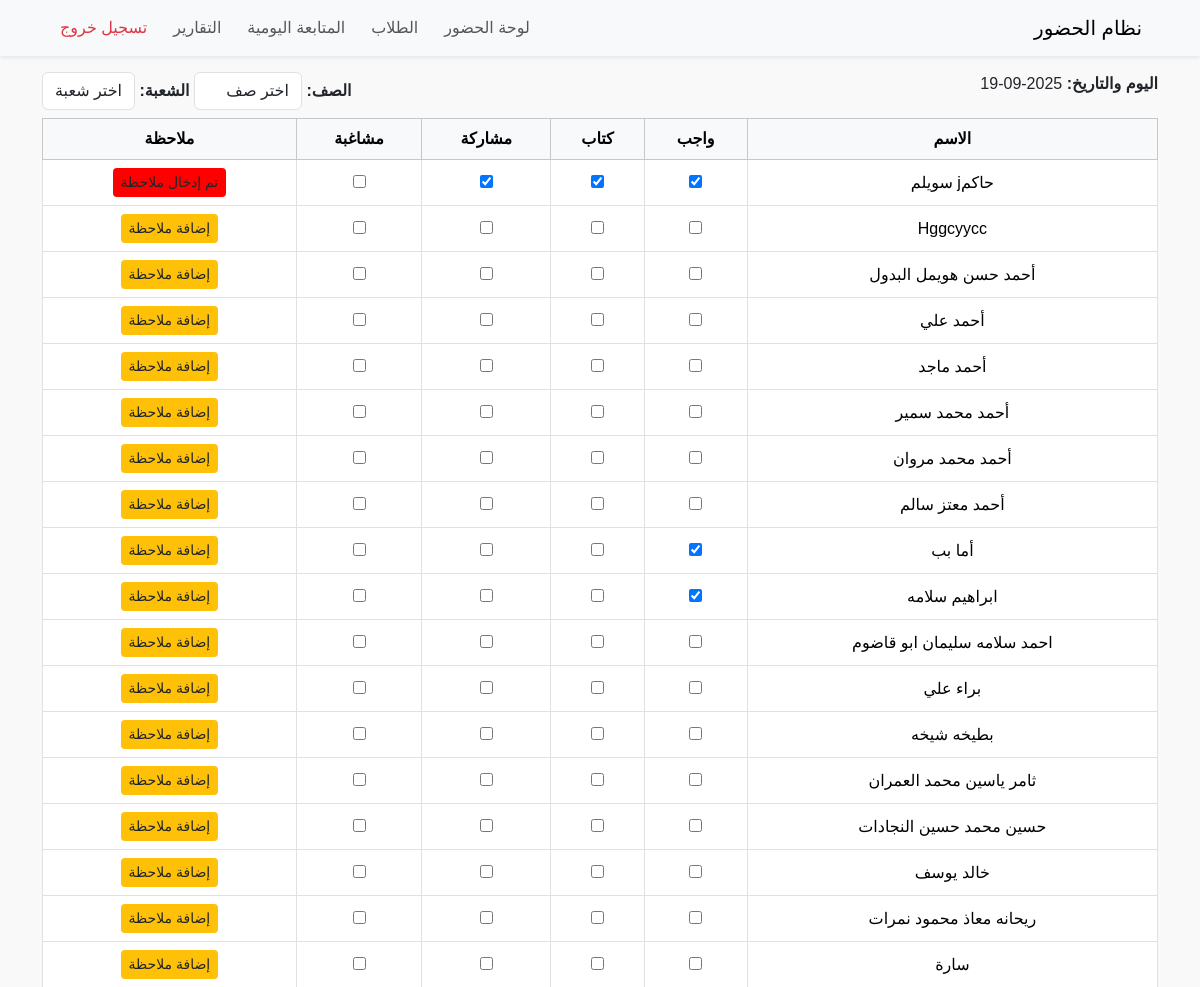
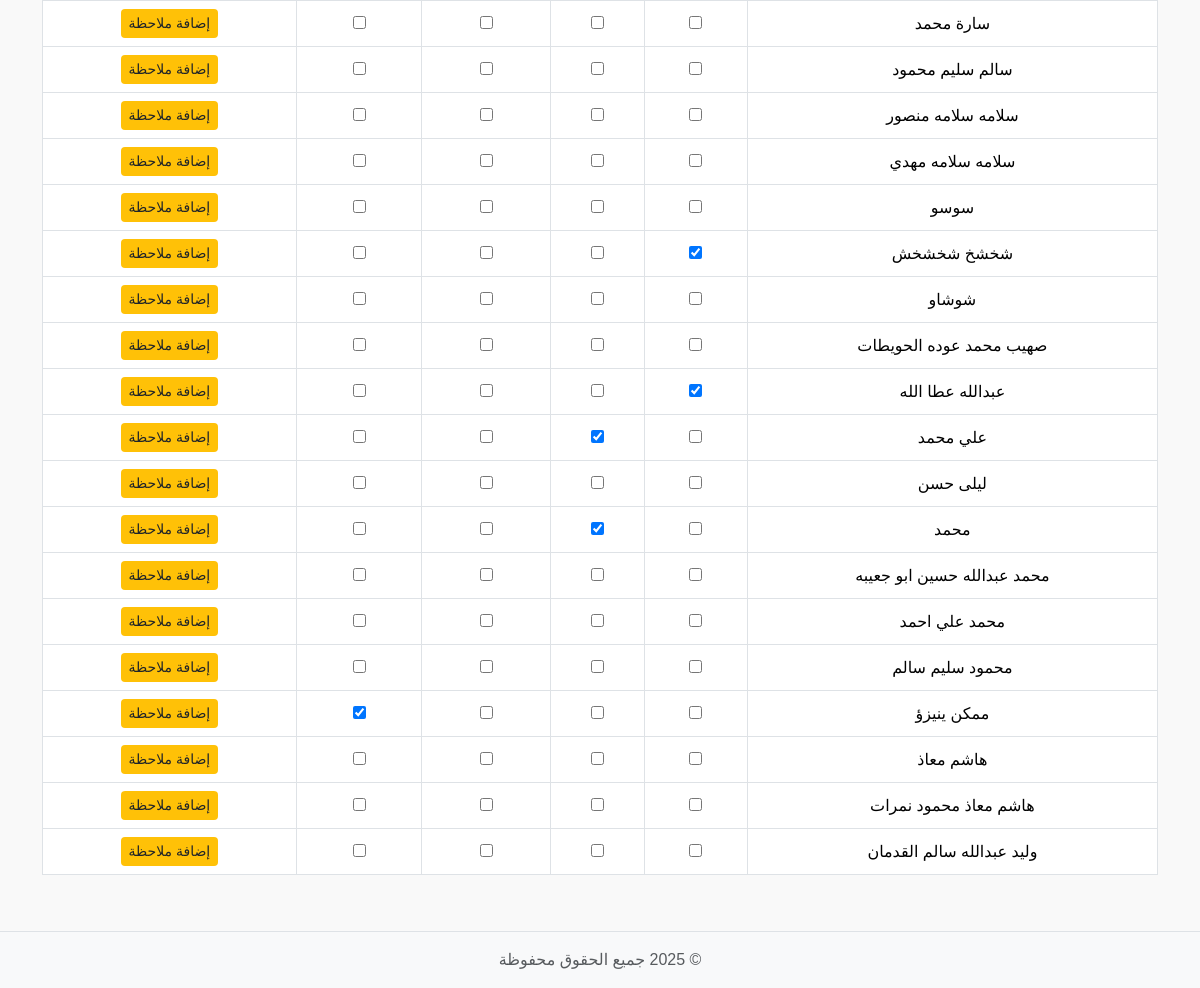
Before: /tracking with the older database file (2 pictures, top to bottom).
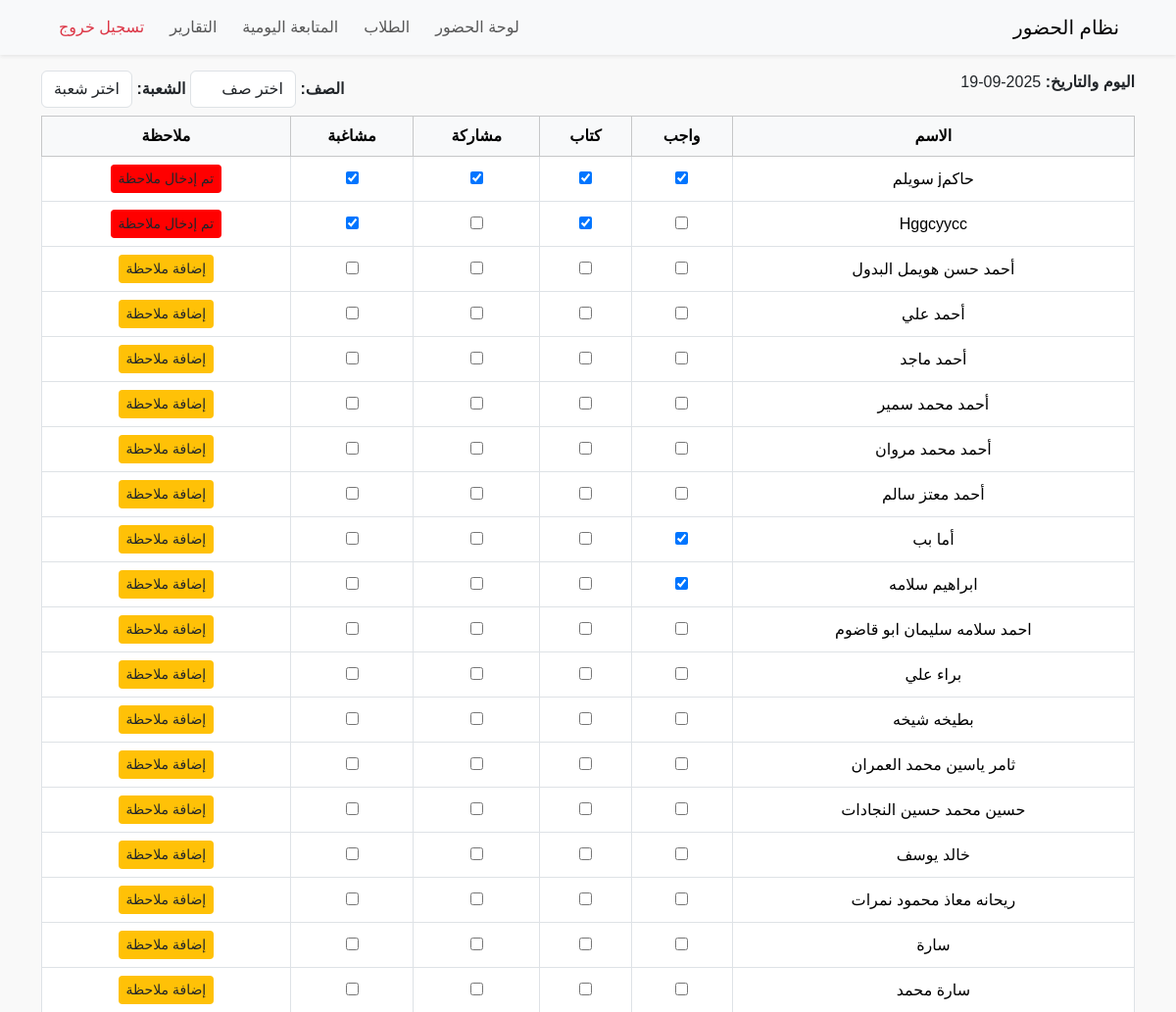
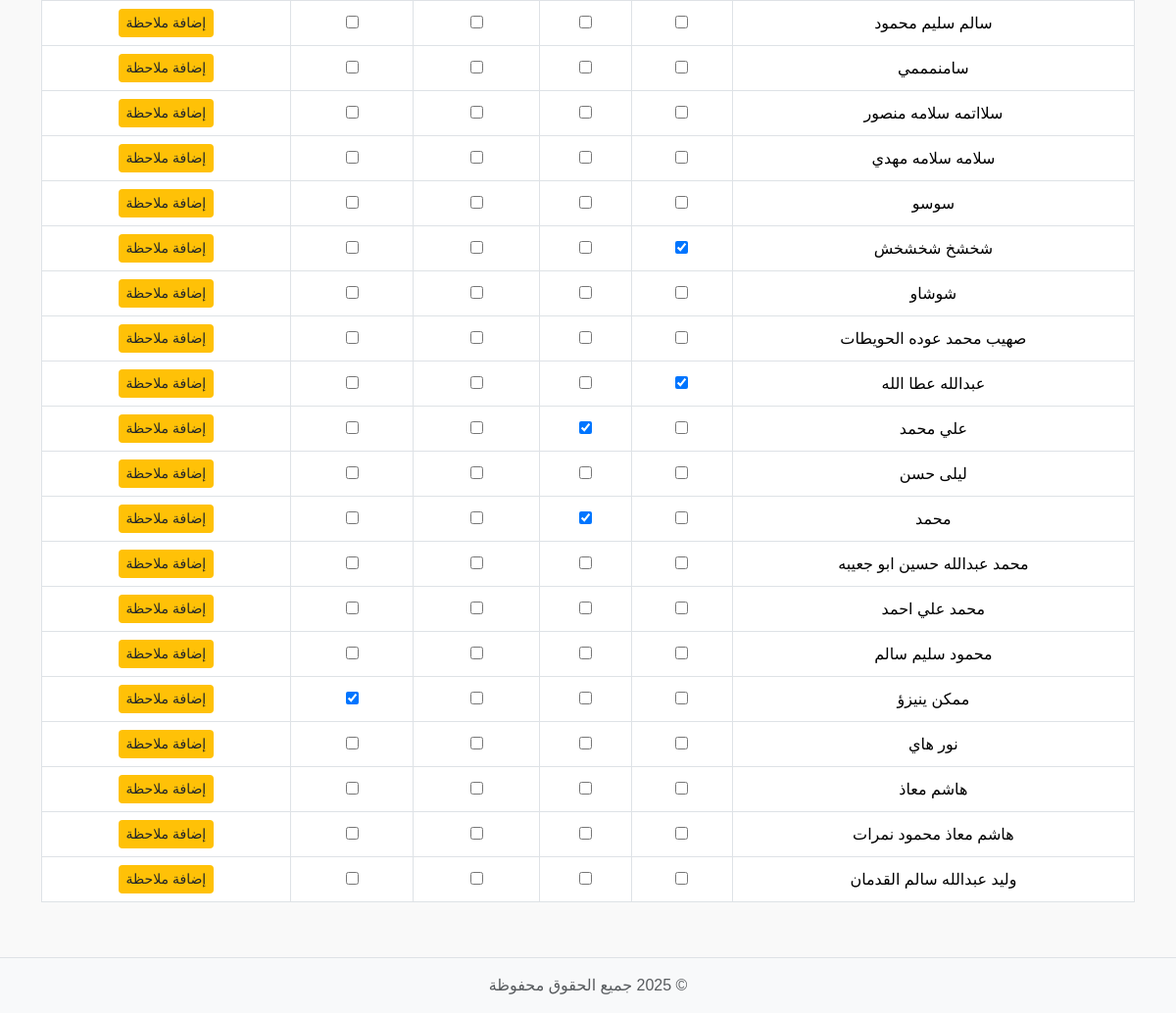
After: the same page with the newer database file (2 pictures, top to bottom).
### tables this page shows
CREATE TABLE students (
    id INTEGER PRIMARY KEY AUTOINCREMENT,
    student_name TEXT NOT NULL,
    username TEXT,
    password TEXT
, class_name TEXT, section TEXT, school_id INTEGER REFERENCES schools(id));

CREATE TABLE student_tracking (
    id INTEGER PRIMARY KEY AUTOINCREMENT,
    student_id INTEGER NOT NULL,
    date TEXT NOT NULL,
    homework INTEGER DEFAULT 0,
    book INTEGER DEFAULT 0,
    participation INTEGER DEFAULT 0,
    misbehavior INTEGER DEFAULT 0,
    note TEXT,
    FOREIGN KEY(student_id) REFERENCES students(id)
);

### tracking.py (the view)
def tracking_page():
    conn = get_db_connection()
    today = date.today().isoformat()
    students = conn.execute("SELECT * FROM students ORDER BY student_name").fetchall()
    rows = conn.execute("SELECT * FROM student_tracking WHERE date=?", (today,)).fetchall()
    records = {r['student_id']: r for r in rows}
    classes = [row['class_name'] for row in conn.execute("SELECT DISTINCT class_name FROM students").fetchall()]
    sections = [row['section'] for row in conn.execute("SELECT DISTINCT section FROM students").fetchall()]
    conn.close()
    return render_template(
        "tracking.html",
        students=students,
        records=records,
        today=today,
        classes=classes,
        sections=sections
    )

### db.py (called while the page is built)
def get_db_connection():
    conn = sqlite3.connect(DB_NAME)
    conn.row_factory = sqlite3.Row
    return conn

### templates/tracking.html (shortened to what this page needs)
{% include 'partials/header.html' %}
{% include 'partials/navbar.html' %}
<div class="container my-3">
    <div class="d-flex justify-content-between mb-2">
        <div><strong>اليوم والتاريخ: </strong> {{ today }}</div>
        <div>
            <strong>الصف: </strong>
            <select id="classSelect" class="form-control d-inline-block w-auto">
                <option value="">اختر صف</option>
            </select>
            <strong>الشعبة: </strong>
            <select id="sectionSelect" class="form-control d-inline-block w-auto">
                <option value="">اختر شعبة</option>
            </select>
        </div>
    </div>
    <table class="table table-bordered" id="trackingTable">
        <thead class="table-light">
            <tr>
                <th>الاسم</th>
                <th>واجب</th>
                <th>كتاب</th>
                <th>مشاركة</th>
                <th>مشاغبة</th>
                <th>ملاحظة</th>
            </tr>
        </thead>
        <tbody>
            {% for student in students %}
            {% set rec = records.get(student.id, {}) %}
            <tr data-class="{{ student.class_name }}" data-section="{{ student.section }}">
                <td>{{ student.student_name }}</td>
                <td><input type="checkbox" class="track-checkbox" data-student="{{ student.id }}" data-field="homework" {% if rec.homework %}checked{% endif %}></td>
                <td><input type="checkbox" class="track-checkbox" data-student="{{ student.id }}" data-field="book" {% if rec.book %}checked{% endif %}></td>
                <td><input type="checkbox" class="track-checkbox" data-student="{{ student.id }}" data-field="participation" {% if rec.participation %}checked{% endif %}></td>
                <td><input type="checkbox" class="track-checkbox" data-student="{{ student.id }}" data-field="misbehavior" {% if rec.misbehavior %}checked{% endif %}></td>
                <td>
                    <button class="btn btn-sm btn-warning note-btn" data-student="{{ student.id }}" {% if rec.note %}style="background:red"{% endif %}>
                        {% if rec.note %}تم إدخال ملاحظة{% else %}إضافة ملاحظة{% endif %}
                    </button>
                </td>
            </tr>
            {% endfor %}
        </tbody>
    </table>
</div>
{% include 'partials/footer.html' %}

Changed rows visible on the page:
changed through a linked row, students "حاكمj سويلم": id "☐" → "☑"
computed for students "Hggcyycc": id "☐" → "☑"; text "إضافة ملاحظة" → "تم إدخال ملاحظة"
added students: student_name "سامنمممي", shows "إضافة ملاحظة"
changed students: student_name "سلامه سلامه منصور" → "سلااتمه سلامه منصور"
added students: student_name "نور هاي", shows "إضافة ملاحظة"
